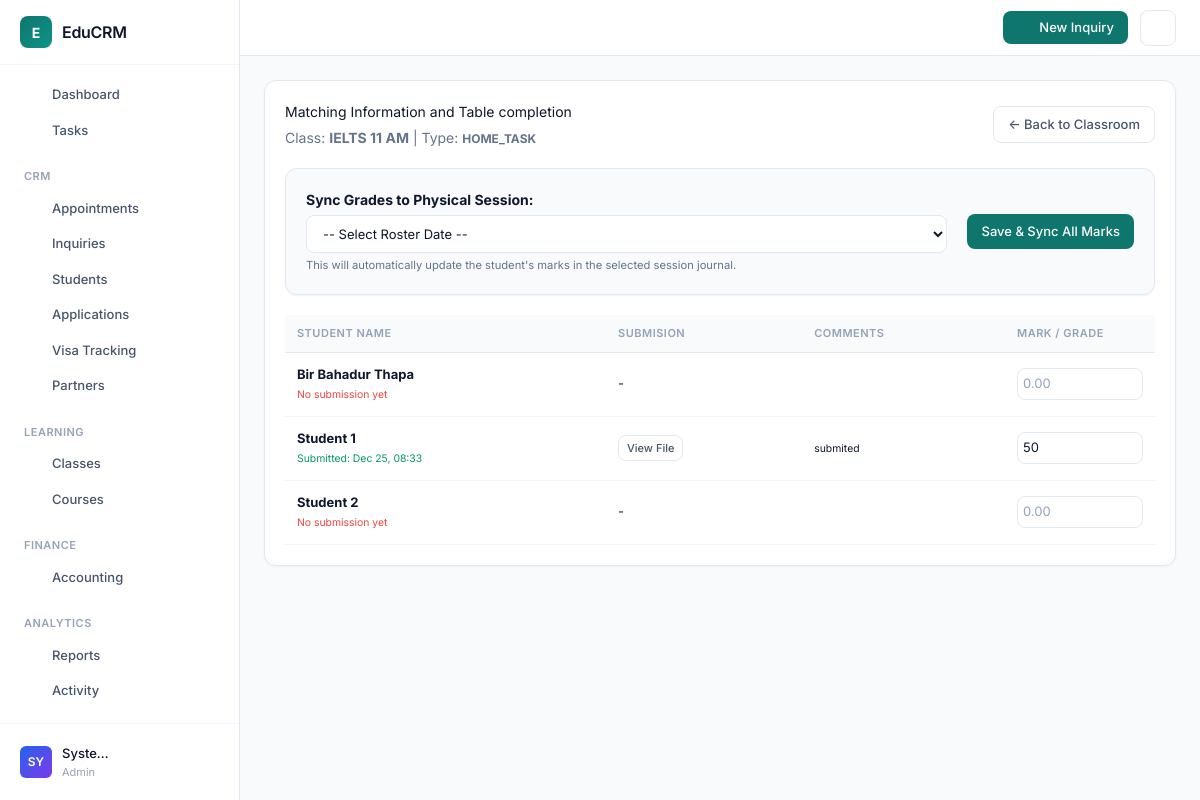
/modules/lms/review_submissions.php?material_id=1 (signed in), run on the app's committed database.
### tables this page shows
CREATE TABLE `class_materials` (
  `id` int(11) NOT NULL,
  `class_id` int(11) NOT NULL,
  `teacher_id` int(11) NOT NULL,
  `title` varchar(200) NOT NULL,
  `description` text DEFAULT NULL,
  `file_path` varchar(255) DEFAULT NULL,
  `type` enum('assignment','reading','notice','class_task','home_task') DEFAULT 'notice',
  `due_date` datetime DEFAULT NULL,
  `created_at` timestamp NOT NULL DEFAULT current_timestamp(),
  `updated_at` datetime DEFAULT NULL ON UPDATE current_timestamp()
);

CREATE TABLE `classes` (
  `id` int(11) NOT NULL,
  `course_id` int(11) NOT NULL,
  `teacher_id` int(11) DEFAULT NULL,
  `name` varchar(100) DEFAULT NULL,
  `schedule_info` varchar(255) DEFAULT NULL,
  `start_date` date DEFAULT NULL,
  `end_date` date DEFAULT NULL,
  `status` enum('active','completed','cancelled') DEFAULT 'active',
  `deleted_at` timestamp NULL DEFAULT NULL,
  `updated_at` datetime DEFAULT NULL ON UPDATE current_timestamp(),
  `branch_id` int(11) DEFAULT NULL
);

CREATE TABLE `users` (
  `id` int(11) NOT NULL,
  `name` varchar(100) NOT NULL,
  `email` varchar(100) NOT NULL,
  `password_hash` varchar(255) NOT NULL,
  `role` enum('admin','counselor','teacher','student') NOT NULL DEFAULT 'student',
  `phone` varchar(20) DEFAULT NULL,
  `address` text DEFAULT NULL,
  `country_id` int(11) DEFAULT NULL,
  `education_level_id` int(11) DEFAULT NULL,
  `country` varchar(100) DEFAULT NULL,
  `education_level` varchar(50) DEFAULT NULL,
  `passport_number` varchar(50) DEFAULT NULL,
  `created_at` timestamp NOT NULL DEFAULT current_timestamp(),
  `reset_token` varchar(100) DEFAULT NULL,
  `token_expiry` datetime DEFAULT NULL,
  `deleted_at` timestamp NULL DEFAULT NULL,
  `two_factor_secret` varchar(32) DEFAULT NULL,
  `two_factor_enabled` tinyint(1) DEFAULT 0,
  `last_login_at` timestamp NULL DEFAULT NULL,
  `last_login_ip` varchar(45) DEFAULT NULL,
  `branch_id` int(11) DEFAULT NULL,
  `updated_at` datetime DEFAULT NULL
);

CREATE TABLE `submissions` (
  `id` int(11) NOT NULL,
  `material_id` int(11) NOT NULL,
  `student_id` int(11) NOT NULL,
  `file_path` varchar(255) DEFAULT NULL,
  `comments` text DEFAULT NULL,
  `submitted_at` timestamp NOT NULL DEFAULT current_timestamp(),
  `grade` varchar(10) DEFAULT NULL,
  `updated_at` datetime DEFAULT NULL ON UPDATE current_timestamp()
);

### modules/lms/review_submissions.php (the view, shortened to what this page needs)
<?php
require_once '../../app/bootstrap.php';
$material_id = isset($_GET['material_id']) ? (int) $_GET['material_id'] : 0;
$stmt = $pdo->prepare("
    SELECT cm.*, c.id as class_id, c.name as class_name, co.name as course_name, c.teacher_id
    FROM class_materials cm
    JOIN classes c ON cm.class_id = c.id
    JOIN courses co ON c.course_id = co.id
    WHERE cm.id = ?
");
$stmt->execute([$material_id]);
$material = $stmt->fetch();
$class_id = $material['class_id'];
$students_stmt = $pdo->prepare("
    SELECT u.id, u.name, s.file_path, s.submitted_at, s.grade, s.comments
    FROM enrollments e
    JOIN users u ON e.student_id = u.id
    LEFT JOIN submissions s ON s.material_id = ? AND s.student_id = u.id
    WHERE e.class_id = ?
    ORDER BY u.name
");
$students_stmt->execute([$material_id, $class_id]);
$students = $students_stmt->fetchAll();
require_once '../../templates/header.php';
?>
<div class="card">
    <div style="display: flex; justify-content: space-between; align-items: center; margin-bottom: 20px;">
        <div>
            <h2 style="margin: 0;"><?php echo htmlspecialchars($material['title']); ?></h2>
            <p style="color: #64748b; margin: 5px 0 0 0;">
                Class: <strong><?php echo htmlspecialchars($material['class_name']); ?></strong> |
                Type: <span
                    style="text-transform: uppercase; font-weight: bold; font-size: 12px;"><?php echo $material['type']; ?></span>
            </p>
        </div>
        <a href="classroom.php?class_id=<?php echo $class_id; ?>" class="btn btn-secondary">← Back to Classroom</a>
    </div>
    <form method="POST">
        <div class="card" style="background: #f8fafc; border: 1px solid #e2e8f0; margin-bottom: 20px;">
            <div style="display: flex; gap: 20px; align-items: center;">
                <div style="flex: 1;">
                    <label style="font-weight: bold; display: block; margin-bottom: 5px;">Sync Grades to Physical
                        Session:</label>
                    <select name="roster_id" class="form-control" required>
                        <option value="">-- Select Roster Date --</option>
                    </select>
                    <small style="color: #64748b;">This will automatically update the student's marks in the selected
                        session journal.</small>
                </div>
                <button type="submit" name="save_grades" class="btn">Save & Sync All Marks</button>
            </div>
        </div>
        <table>
            <thead>
                <tr>
                    <th>Student Name</th>
                    <th>Submision</th>
                    <th>Comments</th>
                    <th style="width: 150px;">Mark / Grade</th>
                </tr>
            </thead>
            <tbody>
                <?php foreach ($students as $s): ?>
                    <tr>
                        <td>
                            <strong><?php echo htmlspecialchars($s['name']); ?></strong>
                            <?php if ($s['submitted_at']): ?>
                                <br><small style="color: #059669;">Submitted:
                                    <?php echo date('M d, H:i', strtotime($s['submitted_at'])); ?></small>
                            <?php else: ?>
                                <br><small style="color: #ef4444;">No submission yet</small>
                            <?php endif; ?>
                        </td>
                        <td>
                            <?php if ($s['file_path']): ?>
                                <a href="<?php echo BASE_URL . $s['file_path']; ?>" target="_blank" class="btn btn-secondary"
                                    style="padding: 4px 8px; font-size: 11px;">View File</a>
                            <?php else: ?>
                                -
                            <?php endif; ?>
                        </td>
                        <td>
                            <small><?php echo nl2br(htmlspecialchars($s['comments'] ?? '')); ?></small>
                        </td>
                        <td>
                            <input type="number" step="0.01" name="grades[<?php echo $s['id']; ?>]"
                                value="<?php echo $s['grade']; ?>" class="form-control" placeholder="0.00"
                                style="padding: 5px;">
                        </td>
                    </tr>
                <?php endforeach; ?>
            </tbody>
        </table>
    </form>
</div>
<?php require_once '../../templates/footer.php'; ?>

### public/assets/css/sidebar.css (style rules this page uses)
:root { --primary: #0f766e; --primary-hover: #0d9488; --primary-light: #ccfbf1; --accent-red: #dc2626; --accent-red-light: #fef2f2; --accent-orange: #ea580c; --accent-orange-light: #fff7ed; --accent-amber: #d97706; --accent-amber-light: #fffbeb; --accent-green: #16a34a; --accent-green-light: #f0fdf4; --accent-blue: #2563eb; --accent-blue-light: #eff6ff; --accent-violet: #7c3aed; --accent-violet-light: #f5f3ff; --bg: #f8fafc; --surface: #ffffff; --border: #e2e8f0; --border-light: #f1f5f9; --text: #0f172a; --text-secondary: #475569; --text-muted: #94a3b8; --sidebar-width: 240px; --sidebar-bg: #ffffff; --sidebar-border: #e2e8f0; --shadow-xs: 0 1px 2px rgba(0, 0, 0, 0.04); --shadow-sm: 0 1px 3px rgba(0, 0, 0, 0.06), 0 1px 2px rgba(0, 0, 0, 0.04); --shadow-md: 0 4px 6px -1px rgba(0, 0, 0, 0.06), 0 2px 4px -1px rgba(0, 0, 0, 0.04); --radius-sm: 6px; --radius-md: 8px; --radius-lg: 12px; --transition: 150ms ease; }
*, *::before, *::after { box-sizing: border-box; }
body { margin: 0; padding: 0; font-family: 'Inter', -apple-system, BlinkMacSystemFont, 'Segoe UI', system-ui, sans-serif; font-size: 14px; line-height: 1.5; color: var(--text); background: var(--bg); -webkit-font-smoothing: antialiased; }
.card { background: var(--surface); border: 1px solid var(--border); border-radius: var(--radius-lg); padding: 20px; margin-bottom: 20px; }
.btn { display: inline-flex; align-items: center; justify-content: center; gap: 6px; padding: 8px 14px; border-radius: var(--radius-md); font-size: 13px; font-weight: 500; cursor: pointer; text-decoration: none; border: none; transition: all var(--transition); background: var(--primary); color: white; }
.btn-secondary { background: var(--surface); color: var(--text-secondary); border: 1px solid var(--border); }
table { width: 100%; border-collapse: collapse; }
table thead th { padding: 10px 12px; text-align: left; font-size: 11px; font-weight: 600; text-transform: uppercase; letter-spacing: 0.5px; color: var(--text-muted); background: var(--bg); border-bottom: 1px solid var(--border); }
table td { padding: 12px; font-size: 13px; border-bottom: 1px solid var(--border-light); }
.form-control { width: 100%; padding: 9px 12px; border: 1px solid var(--border); border-radius: var(--radius-md); font-size: 13px; background: var(--surface); color: var(--text); transition: all var(--transition); }
.form-control::placeholder { color: var(--text-muted); }
input[type="text"], input[type="email"], input[type="password"], input[type="number"], input[type="search"], input[type="tel"], input[type="url"], input[type="date"], select, textarea { padding: 9px 12px; border: 1px solid var(--border); border-radius: var(--radius-md); font-size: 13px; font-family: inherit; background: var(--surface); color: var(--text); transition: all var(--transition); }

### data on the page
class_materials: title "Matching Information and Table completion", class.name "IELTS 11 AM", type "HOME_TASK"
users: name "Bir Bahadur Thapa", shows "No submission yet"
submissions: student.name "Student 1", submitted_at "Dec 25, 08:33", comments "submited", grade "50"
users: name "Student 2", shows "No submission yet"

### other printed values
$item['label'] "Dashboard"
$item['label'] "Tasks"
$section['title'] "CRM"
$item['label'] "Appointments"
$item['label'] "Inquiries"
$item['label'] "Students"
$item['label'] "Applications"
$item['label'] "Visa Tracking"
$item['label'] "Partners"
$section['title'] "LEARNING"
$item['label'] "Classes"
$item['label'] "Courses"
$section['title'] "FINANCE"
$item['label'] "Accounting"
$section['title'] "ANALYTICS"
